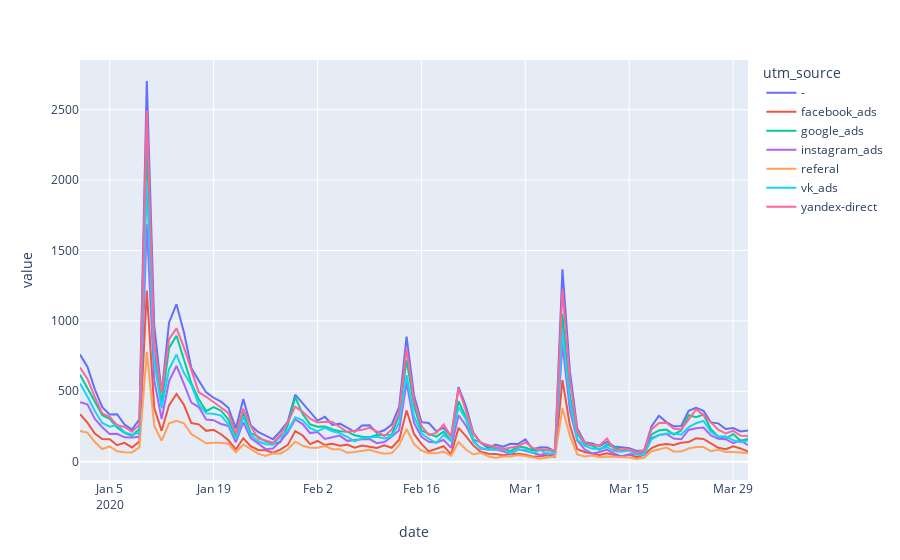

Notebook source saved alongside this figure:
### Markdown cell above
## 3 График с динамикой установок приложения по каналам привлечения и ответ на вопрос: 
## С каких платных каналов приходит больше и меньше всего пользователей?

### Code cell
df = pd.read_csv('SF_case_data.csv')
app_inst_e = df[df['event'] == 'app_install']
app_inst_e = app_inst_e.pivot_table(values='event',index='date',columns='utm_source',aggfunc='count')
first_purchase = df[df['event'] == 'app_install'].sort_values('date').drop_duplicates('device_id').groupby(['utm_source']).size().reset_index(name = 'users')
px.line(app_inst_e).show()
display(first_purchase.T.sort_values('users',axis=1,ascending=False))
